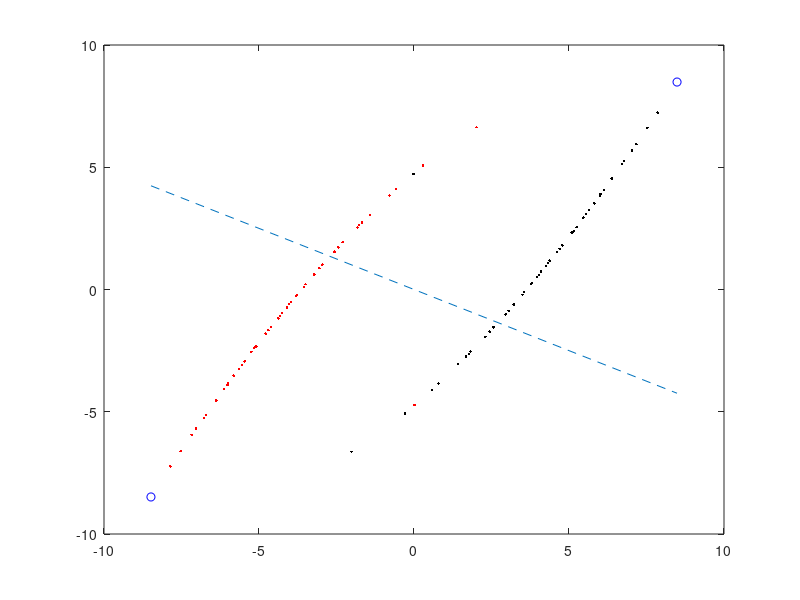

The MATLAB source for this figure:
h=0.001;
epsilon=.1;
T=10;

sigma=10;
b=8/3;
r=28;

M = 9;

D=sqrt(b*(r-1)) - 1;
D0=sqrt(b*(r-1));
Z0 = (r-1);

N=T/h;
X = zeros(3,N);


hold off
plot(D0,D0,'bo');
hold on
plot(-D0,-D0,'bo');
plot([-D0, D0], [0.5*D0, -0.5*D0], '--');

for l=0:M
    for k=0:M
        X0 = [-D+k/M*2*D; -D+l/M*2*D; Z0];
        X(:,1) = X0;

        stop = 0;
        for j=2:N
            if stop == 0
                X(1,j) = X(1,j-1) + h * sigma * (-X(1,j-1) + X(2,j-1));
                X(2,j) = X(2,j-1) + h * (r * X(1,j-1) - X(2,j-1) - X(1,j-1)* ...
                                     X(3,j-1));
                X(3,j) = X(3,j-1) + h * (-b*X(3,j-1) + X(1,j-1)*X(2,j- ...
                                                              1));
                if X(3,j) - Z0 > 0 && X(3,j) - Z0 < epsilon && abs(X(1,j)) < D0 && ...
                        abs(X(2,j)) < D0
                    if (X(1,1)+2*X(2,1)) > 0
                        plot (X(1,j),X(2,j),'k.');
                    else
                        plot (X(1,j),X(2,j),'r.');
                    end
                    stop = 1;
                end
            end
        end
    end
end